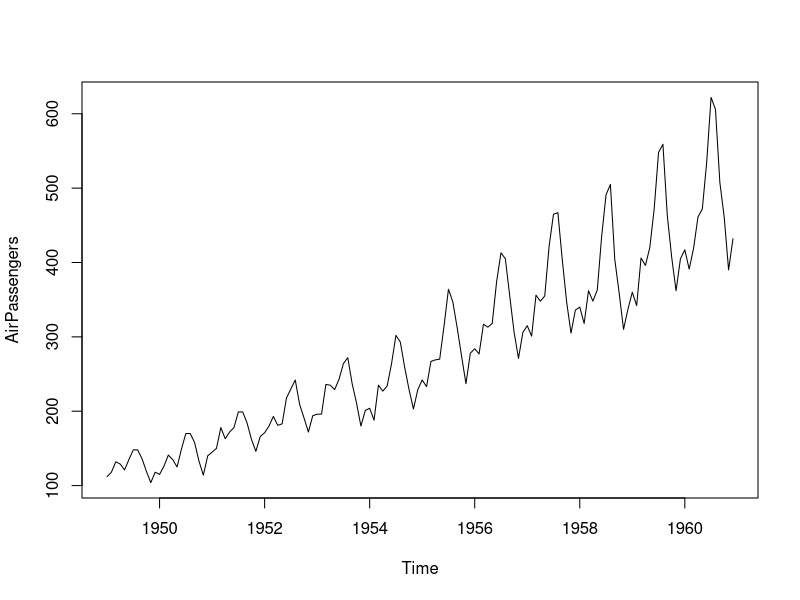
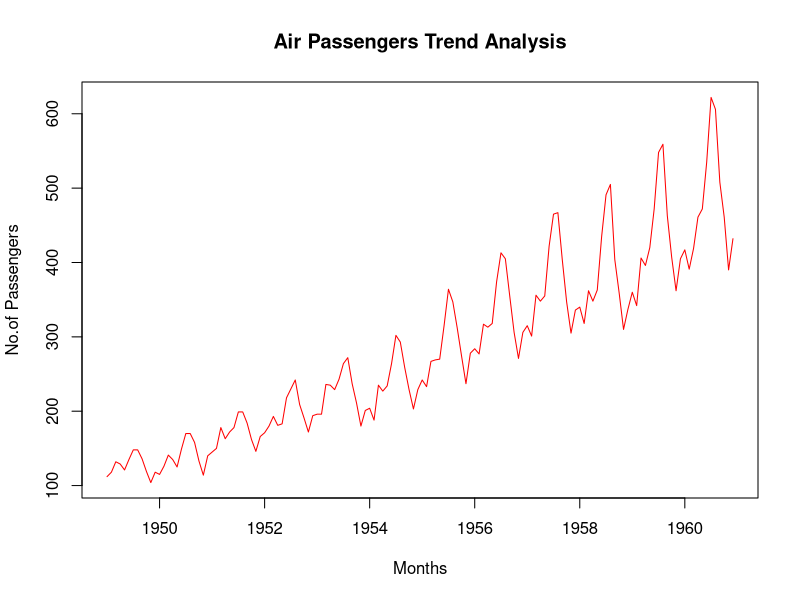
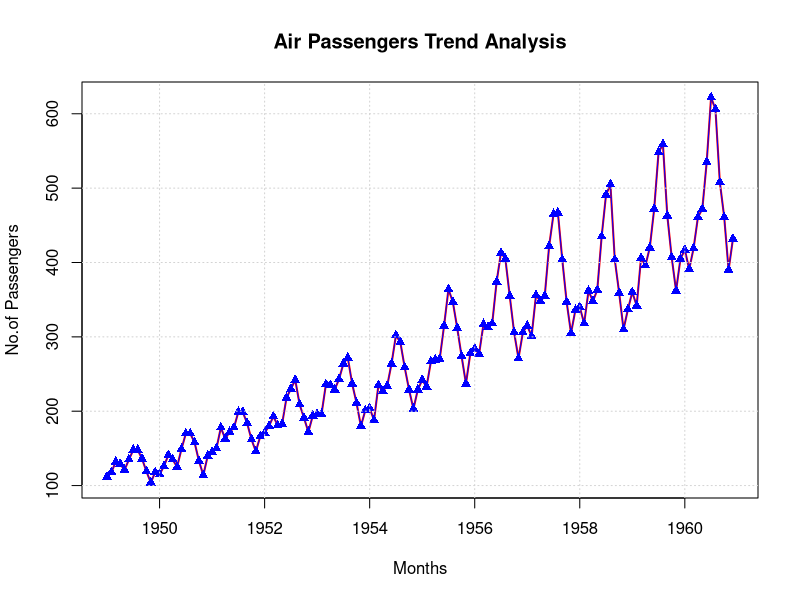
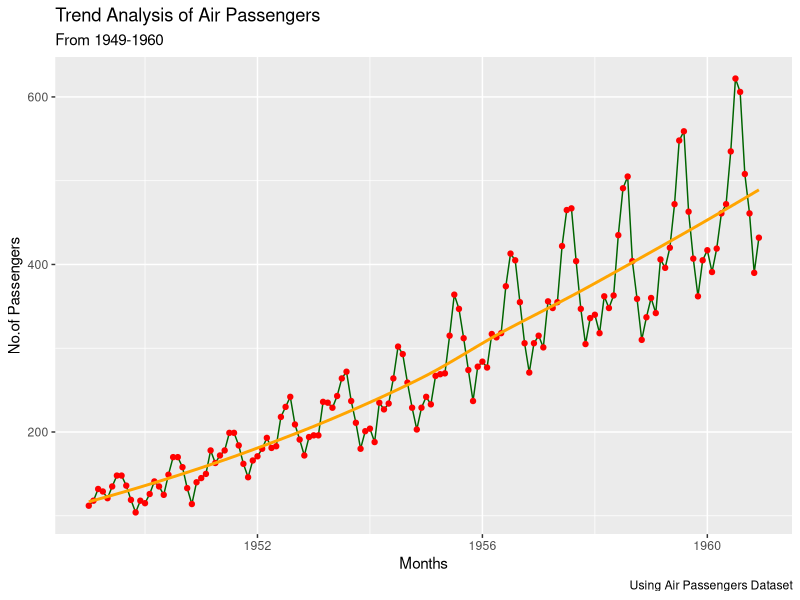

The R script that drew these images, in order:
#Load the data set
AirPassengers

#Verify the dataset
class(AirPassengers)
View(AirPassengers)
#Convert the dataset to dataFrame
ap_df<-data.frame(
  year=time(AirPassengers),
  passengers=as.numeric(AirPassengers)
)

ap_df_months<-data.frame(
  year=floor(time(AirPassengers)),
  month=cycle(time(AirPassengers)),
  passengers=as.numeric(AirPassengers)
)
ap_df_months
#Basic plot
plot(AirPassengers)

#Plot with title,Axis labels and colors
plot(AirPassengers,
     main="Air Passengers Trend Analysis",
     xlab="Months",
     ylab="No.of Passengers",
     col="red")


#Changing the line width
plot(AirPassengers,
     type='l',
     lwd=2,
     main="Air Passengers Trend Analysis",
     xlab="Months",
     ylab="No.of Passengers",
     col="red")

points(AirPassengers,
       type='o',
       pch=17,
       col="blue")
grid()

library(ggplot2)
ggplot(ap_df,
       aes(x=year,y=passengers))+
    geom_line(color='darkgreen',linewidth=0.5)+
    labs(
      title="Trend Analysis of Air Passengers",
      caption="Using Air Passengers Dataset",
      subtitle="From 1949-1960",
      x="Months",
      y="No.of Passengers"
    )+
    geom_point(color='red')+
    geom_smooth(se=FALSE,color='orange')
    theme_minimal()




